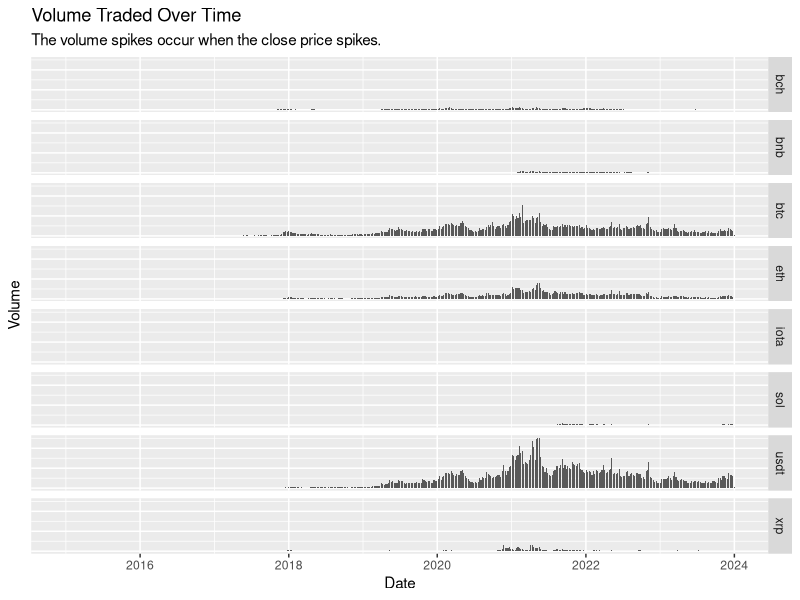

This chart was generated by the following R code:
## ---- chunk 1
#| label: setup
#| message: false
# Load tidyverse package
library(tidyverse)
library(dplyr)


# Load all of the currency data from .csv's
bch <- read_csv("data/BCH-USD.csv")
bnb <- read_csv("data/BNB-USD.csv")
btc <- read_csv("data/BTC-USD.csv")
eth <- read_csv("data/ETH-USD.csv")
iota <- read_csv("data/IOTA-USD.csv")
sol <- read_csv("data/SOL-USD.csv")
usdt <- read_csv("data/USDT-USD.csv")
xrp <- read_csv("data/XRP-USD.csv")

bch$Ticker <- 'bch'
bnb$Ticker <- 'bnb'
btc$Ticker <- 'btc'
eth$Ticker <- 'eth'
iota$Ticker <- 'iota'
sol$Ticker <- 'sol'
usdt$Ticker <- 'usdt'
xrp$Ticker <- 'xrp'
## ---- chunk 2
#| label: combineData
# Create an empty data frame to store combined data
combined_data <- rbind(bch,bnb,btc,eth,iota,sol,usdt,xrp)


## ---- chunk 3
# Send the dataset into the plotting library
combined_data |>
  # Set the x axis to the date and the y axis to the volume
ggplot(aes(x = Date, y = Volume)) +
  geom_bar(stat = "identity") +
  labs(title = "Volume Traded Over Time", x = "Date", y = "Volume", subtitle = "The volume spikes occur when the close price spikes.")+
  theme(axis.ticks.y=element_blank(), axis.text.y = element_blank())+
  # Split the graph by Currency
   facet_grid(rows = vars(Ticker))
